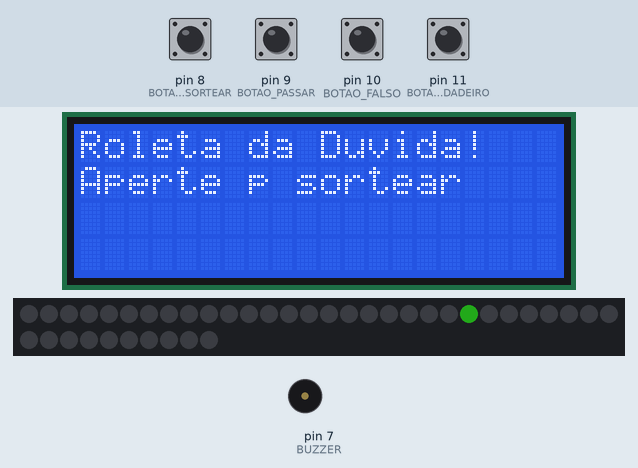
The sketch below on a simulated Arduino Uno, built with avr-gcc and run on an emulated ATmega328P. Shown: 20×4 character LCD, 40 RGB LEDs in strip order, left to right, continuing on the next row, buzzer (waves = sounding). The test bench sets the inputs (shaded band); at power-on: pin 8 (BOTAO_SORTEAR), pin 9 (BOTAO_PASSAR), pin 10 (BOTAO_FALSO), pin 11 (BOTAO_VERDADEIRO) HIGH. Dim RGB values are drawn brighter than linear; random numbers use the default seed unless the sketch sets one.

Above: at 1.2 s.
1.3 s: pin 8 (BOTAO_SORTEAR) pulled LOW for 0.15 s
At 5.91 s:
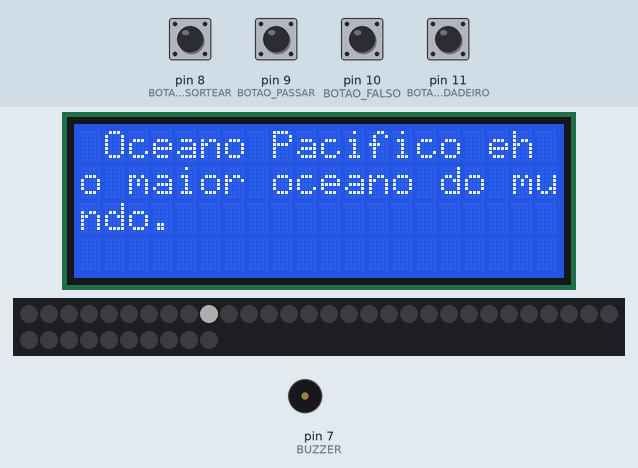
At 26.5 s:
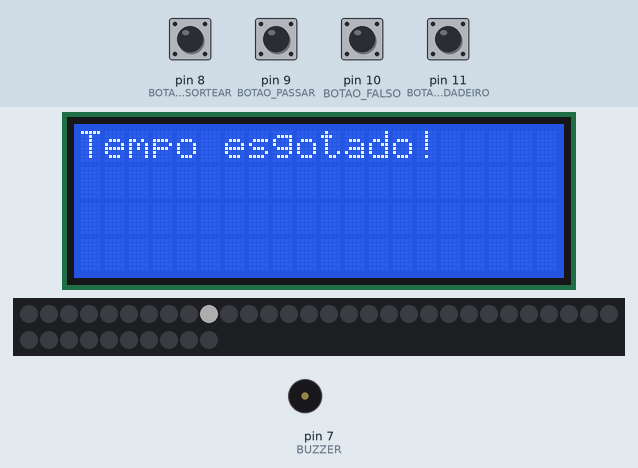
Timing chart, 0 to 28.0 s (numbered marks = the images above; inputs shaded):
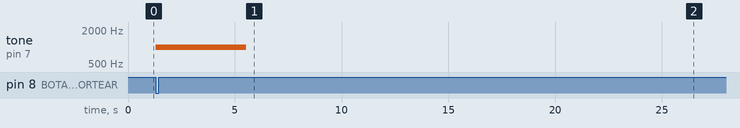

The sketch:

Jogo_perguntas.ino
```cpp
#include <Adafruit_NeoPixel.h>
#include <Wire.h>
#include <LiquidCrystal_I2C.h>
#include <avr/pgmspace.h>

// Function prototype
void proximoJogador();

#define PIN_LED 3
#define NUM_LEDS 40
#define BRILHO 50
#define BUZZER 7

#define BOTAO_SORTEAR 8
#define BOTAO_PASSAR 9
#define BOTAO_FALSO 10
#define BOTAO_VERDADEIRO 11

#define TEMPO_RESPOSTA 20000 // Aumentado para 20 segundos
#define TOTAL_PERGUNTAS 40
#define MAX_PARTIDAS 10
#define PONTOS_ACERTO 10
#define PONTOS_ERRO -1
#define SCROLL_DELAY 200 // Reduzido para rolagem mais rápida

Adafruit_NeoPixel leds = Adafruit_NeoPixel(NUM_LEDS, PIN_LED, NEO_GRB + NEO_KHZ800);
LiquidCrystal_I2C lcd(0x27, 20, 4);

int jogador1 = 0;
int jogador2 = 0;
int jogadorAtual = 1;
int perguntasRespondidas = 0;
int perguntaAtual = 0;
bool emPergunta = false;
unsigned long tempoInicio;
unsigned long ultimoScroll;
int scrollOffset = 0;
char perguntaBuffer[80]; // Aumentado para suportar perguntas longas

// Array de respostas em PROGMEM
const bool respostas[TOTAL_PERGUNTAS] PROGMEM = {
  false, true, true, false, false, false, true, true, true, true,
  true, false, true, false, true, true, false, true, true, false,
  false, false, true, false, true, true, true, false, true, false,
  false, false, true, false, false, true, false, false, true, true
};

// Array de perguntas em PROGMEM
const char pergunta_0[] PROGMEM = "O Sol nasce no oeste e se poe no leste.";
const char pergunta_1[] PROGMEM = "A agua ferve a 100 graus Celsius ao nivel do mar.";
const char pergunta_2[] PROGMEM = "A Australia eh o menor continente do mundo.";
const char pergunta_3[] PROGMEM = "O Monte Everest eh a montanha mais alta do sistema solar.";
const char pergunta_4[] PROGMEM = "A Mona Lisa foi pintada por Michelangelo.";
const char pergunta_5[] PROGMEM = "O Brasil faz fronteira com todos os paises da America do Sul.";
const char pergunta_6[] PROGMEM = "A Peninsula Iberica eh formada por Portugal e Espanha.";
const char pergunta_7[] PROGMEM = "O DNA eh a molecula responsavel pela hereditariedade.";
const char pergunta_8[] PROGMEM = "A Revolucao Francesa ocorreu no seculo XVIII.";
const char pergunta_9[] PROGMEM = "O Oceano Pacifico eh o maior oceano do mundo.";
const char pergunta_10[] PROGMEM = "A capital da Argentina eh Buenos Aires.";
const char pergunta_11[] PROGMEM = "As baleias sao peixes.";
const char pergunta_12[] PROGMEM = "Albert Einstein formulou a Teoria da Relatividade.";
const char pergunta_13[] PROGMEM = "A Guerra Fria foi um conflito armado entre EUA e URSS.";
const char pergunta_14[] PROGMEM = "O carbono eh um elemento essencial para a vida.";
const char pergunta_15[] PROGMEM = "A Arabia Saudita eh o maior pais do Oriente Medio em area.";
const char pergunta_16[] PROGMEM = "A bussola aponta sempre para o norte geografico.";
const char pergunta_17[] PROGMEM = "A lactose eh um tipo de acucar encontrado no leite.";
const char pergunta_18[] PROGMEM = "A Idade Media precedeu o Renascimento.";
const char pergunta_19[] PROGMEM = "O Rio Amazonas eh o rio mais longo do mundo.";
const char pergunta_20[] PROGMEM = "A capital do Canada eh Toronto.";
const char pergunta_21[] PROGMEM = "Os anfibios vivem exclusivamente em ambientes aquaticos.";
const char pergunta_22[] PROGMEM = "Isaac Newton descobriu a lei da gravidade ao ver uma maca cair.";
const char pergunta_23[] PROGMEM = "A Primeira Guerra Mundial terminou em 1917.";
const char pergunta_24[] PROGMEM = "A fotossintese eh o processo que as plantas usam para produzir alimento.";
const char pergunta_25[] PROGMEM = "O Japao eh um arquipelago.";
const char pergunta_26[] PROGMEM = "A velocidade da luz eh mais rapida que a do som.";
const char pergunta_27[] PROGMEM = "A glicose eh um tipo de proteina.";
const char pergunta_28[] PROGMEM = "O Imperio Romano caiu no seculo V d.C.";
const char pergunta_29[] PROGMEM = "A capital da Australia eh Sydney.";
const char pergunta_30[] PROGMEM = "Os repteis sao animais de sangue quente.";
const char pergunta_31[] PROGMEM = "Galileu Galilei inventou o telescopio.";
const char pergunta_32[] PROGMEM = "A Guerra Civil Americana ocorreu no seculo XIX.";
const char pergunta_33[] PROGMEM = "A atmosfera da Terra eh composta principalmente por oxigenio.";
const char pergunta_34[] PROGMEM = "O Polo Norte eh um continente coberto de gelo.";
const char pergunta_35[] PROGMEM = "A insulina eh um hormonio produzido pelo pancreas.";
const char pergunta_36[] PROGMEM = "O Iluminismo foi um movimento intelectual do seculo XVII.";
const char pergunta_37[] PROGMEM = "O Mar Mediterraneo esta entre a Europa e a Asia.";
const char pergunta_38[] PROGMEM = "A hemoglobina eh responsavel pelo transporte de oxigenio no sangue.";
const char pergunta_39[] PROGMEM = "A Revolucao Industrial comecou na Inglaterra.";

const char* const perguntas[] PROGMEM = {
  pergunta_0, pergunta_1, pergunta_2, pergunta_3, pergunta_4, pergunta_5, pergunta_6, pergunta_7, pergunta_8, pergunta_9,
  pergunta_10, pergunta_11, pergunta_12, pergunta_13, pergunta_14, pergunta_15, pergunta_16, pergunta_17, pergunta_18, pergunta_19,
  pergunta_20, pergunta_21, pergunta_22, pergunta_23, pergunta_24, pergunta_25, pergunta_26, pergunta_27, pergunta_28, pergunta_29,
  pergunta_30, pergunta_31, pergunta_32, pergunta_33, pergunta_34, pergunta_35, pergunta_36, pergunta_37, pergunta_38, pergunta_39
};

// Função para gerar cores aleatórias
uint32_t getRandomColor() {
  int r = random(0, 256); // Vermelho aleatório
  int g = random(0, 256); // Verde aleatório
  int b = random(0, 256); // Azul aleatório
  return leds.Color(r, g, b);
}

void setup() {
  lcd.init();
  lcd.backlight();
  leds.begin();
  leds.setBrightness(BRILHO);
  pinMode(BUZZER, OUTPUT);
  pinMode(BOTAO_SORTEAR, INPUT_PULLUP);
  pinMode(BOTAO_PASSAR, INPUT_PULLUP);
  pinMode(BOTAO_FALSO, INPUT_PULLUP);
  pinMode(BOTAO_VERDADEIRO, INPUT_PULLUP);
  randomSeed(analogRead(0));
  lcd.setCursor(0, 0);
  lcd.print(F("Roleta da Duvida!"));
  lcd.setCursor(0, 1);
  lcd.print(F("Aperte p sortear"));
}

void loop() {
  if (!emPergunta) {
    animacaoEspera(); // Chama a animação de festa
    if (digitalRead(BOTAO_SORTEAR) == LOW) {
      sortearPergunta();
    }
  } else {
    // Atualiza o scroll do texto da pergunta
    if (millis() - ultimoScroll >= SCROLL_DELAY) {
      atualizarPergunta();
      ultimoScroll = millis();
    }
    // Verifica timeout ou ações do jogador
    if (millis() - tempoInicio > TEMPO_RESPOSTA) {
      lcd.clear();
      lcd.print(F("Tempo esgotado!"));
      delay(2000);
      proximoJogador();
    }
    if (digitalRead(BOTAO_PASSAR) == LOW) {
      lcd.clear();
      lcd.print(F("Passou a vez."));
      delay(1000);
      proximoJogador();
    }
    if (digitalRead(BOTAO_VERDADEIRO) == LOW) responderPergunta(true);
    if (digitalRead(BOTAO_FALSO) == LOW) responderPergunta(false);
  }
}

void animacaoEspera() {
  static unsigned long lastUpdate = 0;
  static int effectStep = 0;
  static int effectType = 0;

  if (millis() - lastUpdate < 50) return; // Controla a velocidade da animação
  lastUpdate = millis();

  // Alterna entre diferentes efeitos de festa
  if (effectStep == 0) {
    effectType = random(3); // Escolhe um dos 3 efeitos aleatoriamente
  }

  if (effectType == 0) { // Efeito 1: Ondas de cores
    leds.setPixelColor(effectStep % NUM_LEDS, getRandomColor());
    leds.show();
  } else if (effectType == 1) { // Efeito 2: Piscar
    uint32_t color = getRandomColor();
    for (int i = 0; i < NUM_LEDS; i++) {
      leds.setPixelColor(i, (effectStep % 2 == 0) ? color : leds.Color(0, 0, 0));
    }
    leds.show();
  } else { // Efeito 3: Corrida de LED
    leds.clear();
    leds.setPixelColor(effectStep % NUM_LEDS, getRandomColor());
    leds.show();
  }

  effectStep++;
  if (effectStep >= NUM_LEDS * 2) effectStep = 0; // Reinicia após completar ciclos
}

void sortearPergunta() {
  perguntaAtual = random(TOTAL_PERGUNTAS);
  int posicaoLed = perguntaAtual % NUM_LEDS;
  for (int i = 0; i < NUM_LEDS * 2; i++) {
    // Preenche o fundo com LEDs azuis e vermelhos alternados
    for (int j = 0; j < NUM_LEDS; j++) {
      if (j == i % NUM_LEDS) {
        leds.setPixelColor(j, leds.Color(255, 255, 255)); // LED branco em movimento
      } else {
        leds.setPixelColor(j, (j % 2 == 0) ? leds.Color(0, 0, 255) : leds.Color(255, 0, 0)); // Azul ou vermelho
      }
    }
    leds.show();
    tone(BUZZER, 1000, 50);
    delay(50);
  }

  //leds - Após o giro, mantém apenas o LED branco na posição final
  leds.clear();
  leds.setPixelColor(posicaoLed, leds.Color(255, 255, 255));
  leds.show();
  mostrarPergunta();
}

void mostrarPergunta() {
  // Carrega a pergunta em um buffer global
  strcpy_P(perguntaBuffer, (char*)pgm_read_word(&(perguntas[perguntaAtual])));
  scrollOffset = 0;
  ultimoScroll = millis();
  atualizarPergunta();
  tempoInicio = millis();
  emPergunta = true;
}

void atualizarPergunta() {
  lcd.clear();
  int len = strlen(perguntaBuffer);
  // Exibe até 4 linhas, cada uma com 20 caracteres, começando do offset
  for (int line = 0; line < 4; line++) {
    int startIndex = scrollOffset + (line * 20);
    if (startIndex < len) {
      char lineBuffer[21];
      int charsToCopy = min(20, len - startIndex);
      strncpy(lineBuffer, perguntaBuffer + startIndex, charsToCopy);
      lineBuffer[charsToCopy] = '\0'; // Adiciona terminador nulo
      lcd.setCursor(0, line);
      lcd.print(lineBuffer);
    }
  }
  // Incrementa o offset para o próximo scroll
  scrollOffset++;
  if (scrollOffset > len) scrollOffset = 0; // Reinicia o scroll
}

void responderPergunta(bool respostaJogador) {
  bool respostaCorreta = pgm_read_byte(&(respostas[perguntaAtual]));
  lcd.clear();
  if (respostaJogador == respostaCorreta) {
    lcd.print(F("Correto! +10 pts"));
    if (jogadorAtual == 1) jogador1 += PONTOS_ACERTO;
    else jogador2 += PONTOS_ACERTO;
    efeitoLED(0, 255, 0);
  } else {
    lcd.print(F("Errado! -1 pt"));
    if (jogadorAtual == 1) jogador1 += PONTOS_ERRO;
    else jogador2 += PONTOS_ERRO;
    efeitoLED(255, 0, 0);
  }
  lcd.setCursor(0, 1);
  lcd.print(F("J1: "));
  lcd.print(jogador1);
  lcd.print(F(" J2: "));
  lcd.print(jogador2);
  delay(3000);
  proximoJogador();
}

void efeitoLED(int r, int g, int b) {
  for (int i = 0; i < NUM_LEDS; i++) {
    leds.setPixelColor(i, leds.Color(r, g, b));
  }
  leds.show();
}

void proximoJogador() {
  perguntasRespondidas++;
  if (perguntasRespondidas >= MAX_PARTIDAS) {
    lcd.clear();
    lcd.print(F("Fim do jogo!"));
    lcd.setCursor(0, 1);
    lcd.print(F("J1:"));
    lcd.print(jogador1);
    lcd.print(F(" J2:"));
    lcd.print(jogador2);
    while (1);
  }
  jogadorAtual = (jogadorAtual == 1) ? 2 : 1;
  lcd.clear();
  lcd.print(F("Jogador "));
  lcd.print(jogadorAtual);
  lcd.setCursor(0, 1);
  lcd.print(F("Aperte p sortear"));
  emPergunta = false;
}
```

Measured:
- after the input at 1.3 s, tone on pin 7 (BUZZER): silent → 1000 Hz at once, → silent 4.2 s later
